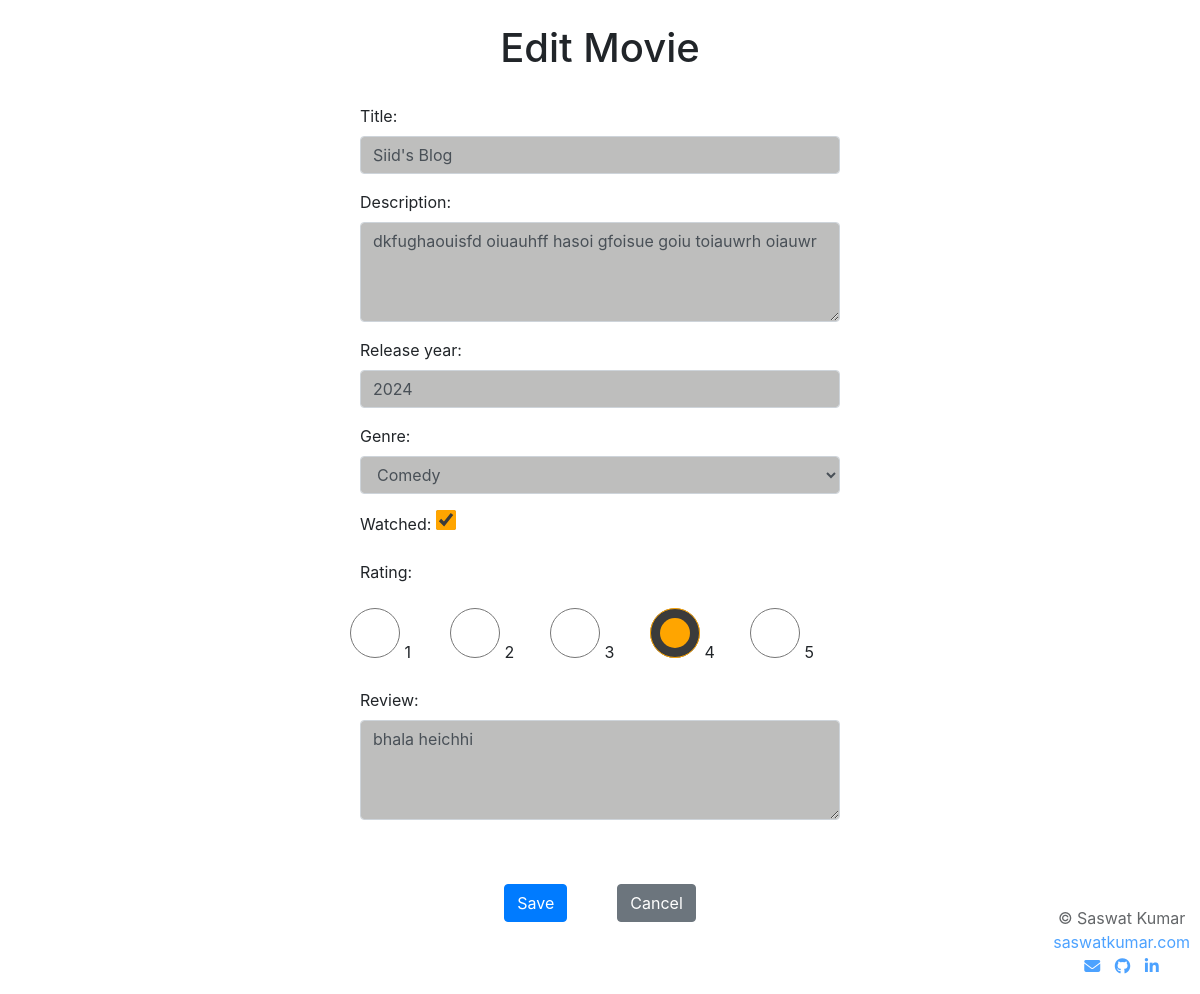
Screenshot of /6/update/ with the database file from the repository.
### app/models.py (models this page shows, shortened)
class Movie(models.Model):
    title = models.CharField(max_length=200)
    description = models.TextField()
    release_year = models.PositiveIntegerField()
    genre = models.CharField(max_length=50, choices=GENRE_CHOICES)
    watched = models.BooleanField(default=False)
    rating = models.PositiveSmallIntegerField(null=True, blank=True)
    review = models.TextField(null=True, blank=True)

### app/views.py (the view)
# urls.py: path('<int:movie_id>/update/', views.movie_update, name='movie_update'),
def movie_update(request, movie_id):
    movie = get_object_or_404(Movie, id=movie_id)
    if request.method == 'POST':
        form = MovieForm(request.POST, instance=movie)
        if form.is_valid():
            form.save()
            return redirect('movie_list')
    else:
        form = MovieForm(instance=movie)
    return render(request, 'movie_form.html', {'form': form})

### app/forms.py
class MovieForm(forms.ModelForm):
    class Meta:
        model = Movie
        fields = ['title', 'description', 'release_year', 'genre', 'watched', 'rating', 'review']
        widgets = {
            'title': forms.TextInput(attrs={'class': 'form-control', 'required': True}),
            'description': forms.Textarea(attrs={'class': 'form-control'}),
            'release_year': forms.NumberInput(attrs={'class': 'form-control', 'placeholder': 'YYYY'}),
            'genre': forms.Select(attrs={'class': 'form-control'}),
            'watched': forms.CheckboxInput(attrs={'class': 'toogle-btn'}),
            'rating': forms.RadioSelect(choices=[(i, str(i)) for i in range(1, 6)]),
            'review': forms.Textarea(attrs={'class': 'form-control'}),
        }

### app/templates/movie_form.html (shortened to what this page needs)
<!DOCTYPE html>
<html>
<head>
    <link rel="stylesheet" href="https://stackpath.bootstrapcdn.com/bootstrap/4.5.2/css/bootstrap.min.css">
    <link rel="stylesheet" href="https://cdnjs.cloudflare.com/ajax/libs/font-awesome/6.5.2/css/all.min.css" />
</head>
<body>
    <div class="container">
        <br><h1 class="text-center">{% if form.instance.id %}Edit Movie{% else %}Add Movie{% endif %}</h1><br>
        <form method="POST">
            {{ form.as_p }}
            <br><br>
            <div class="d-flex justify-content-center">
                <button type="submit" class="btn btn-primary">Save</button>
                <a href="{% url 'movie_list' %}" class="btn btn-secondary">Cancel</a>
            </div><br><br><br>
        </form>
    </div>
    <div class="copyright" style="width: max-content; text-align: center; position: fixed; bottom: 0px; right: 10px; opacity: 0.7;">
        <p>&copy; Saswat Kumar<br><a href="https://saswatkumar.com" target="_blank">saswatkumar.com</a><br>
            <a href="mailto:saswatkumar059@gmail.com"><i class="fa-solid fa-envelope"></i></a>
            <a href="https://github.com/Saswat-Kumar-Pradhan" style="margin: auto 10px;"><i class="fa-brands fa-github"></i></a>
            <a href="https://www.linkedin.com/in/saswat-kumar-pradhan-559b9b1b0/"><i class="fa-brands fa-linkedin-in"></i></a></p>
    </div>
</body>
</html>

### app/templates/movie_form.html (style rules this page uses)
.toogle-btn { width: 20px; height: 20px; accent-color: orange; margin-bottom: -10px; }
button { margin-right: 50px; }

### rows the page displays
Movie: title "Siid's Blog", description "dkfughaouisfd oiuauhff hasoi gfoisue goiu toiauwrh oiauwr", release_year "2024", genre "Comedy", watched "☑", rating "☐ 1 ☐ 2 ☐ 3 ☑ 4 ☐ 5", review "bhala heichhi"
